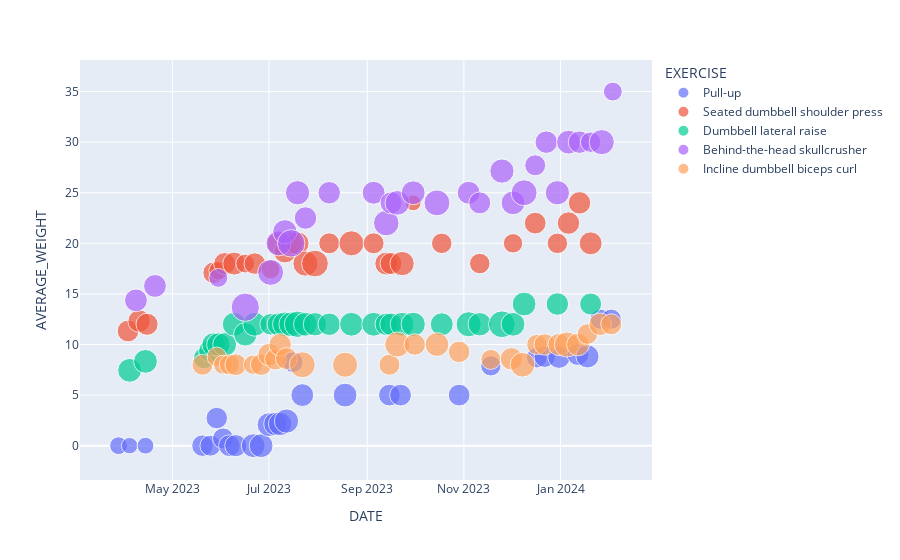

The notebook cell this image was saved under:
### Code cell
# Line chart of weights over time (top 5 exercises)
top_5_exercises = workout_day_exercises['EXERCISE'].value_counts().head(5).index
top_5_exercises = workout_day_exercises[workout_day_exercises['EXERCISE'].isin(top_5_exercises)]
top_5_exercises.loc[:, 'DATE'] = pd.to_datetime(top_5_exercises['DATE'])
fig = px.scatter(top_5_exercises, x='DATE', y='AVERAGE_WEIGHT', size='AVERAGE_REPS', color='EXERCISE')
fig.show()
